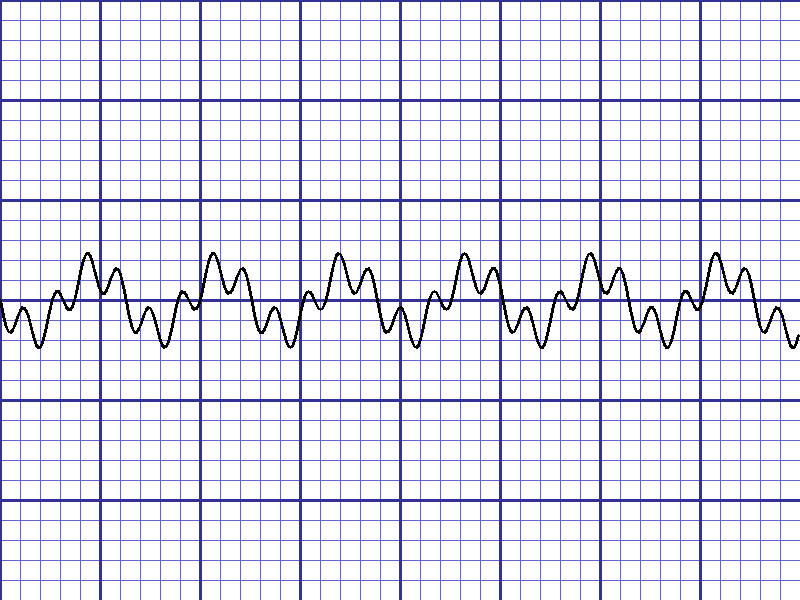
#> input picture functions_python/sample_ecg.png, 800 x 600 px
$ python -i preprocessor.py   (imports and definitions only)
#> lines starting #> are read from the running program, lines starting #| are printed output that depends on the picture; after the words box and inside, x2 and y2 are one past the last pixel; in counts of white or black regions, pixels touching at a corner belong together
#> further down, picture is the input picture: shape (600, 800, 3); mean B, G, R 241.6, 228.6, 228.6
"""
PreProcessor Module
Handles image loading, HSV masking, and noise reduction
"""

import numpy as np
import cv2
from typing import Dict, Tuple, Optional


class PreProcessor:
    """
    Pre-processing class for ECG images.
    Handles grayscale conversion, HSV masking, and noise reduction.
    """

    def __init__(self, blur_kernel_size: Tuple[int, int] = (3, 3),
                 blur_sigma: float = 0):
        """
        Initialize PreProcessor.

        Args:
            blur_kernel_size: Gaussian blur kernel size (default: (3, 3))
            blur_sigma: Gaussian blur sigma (0 = auto-calculate)
        """
        self.blur_kernel_size = blur_kernel_size
        self.blur_sigma = blur_sigma

    # [26 lines left out: functions load_image, load_from_array, not called in this run]

    def convert_to_grayscale(self, image: np.ndarray) -> np.ndarray:
        """
        Convert BGR image to grayscale.

        Args:
            image: BGR image

        Returns:
            Grayscale image
        """
        if len(image.shape) == 3:
            return cv2.cvtColor(image, cv2.COLOR_BGR2GRAY)
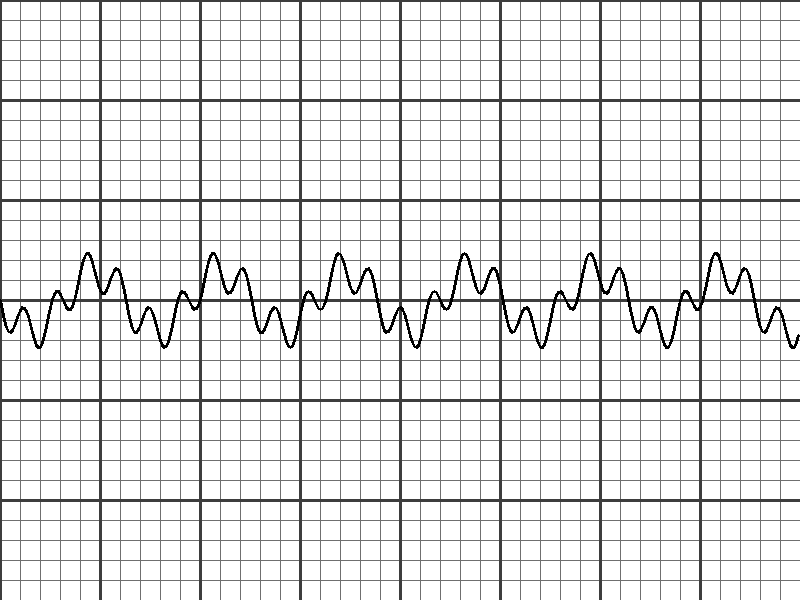
#> returned value: shape (600, 800); min 0, max 255, mean 230
        return image.copy()

    def apply_gaussian_blur(self, image: np.ndarray) -> np.ndarray:
        """
        Apply Gaussian blur for noise reduction.

        Args:
            image: Input image (grayscale or BGR)

        Returns:
            Blurred image
        """
        return cv2.GaussianBlur(image, self.blur_kernel_size, self.blur_sigma)
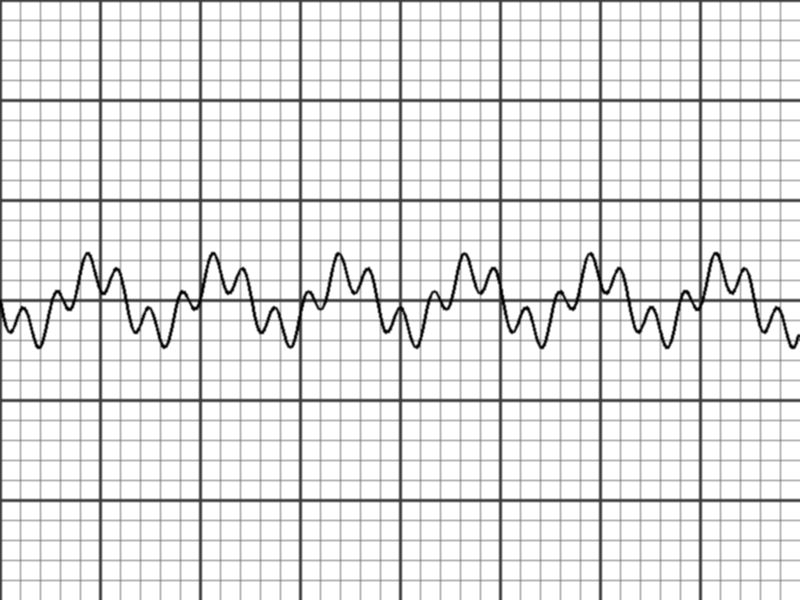
#> returned value: shape (600, 800); min 0, max 255, mean 230.1

    def isolate_hsv_mask(self, image: np.ndarray,
                         lower_hsv: Tuple[int, int, int] = None,
                         upper_hsv: Tuple[int, int, int] = None,
                         target: str = 'signal') -> Tuple[np.ndarray, np.ndarray]:
        """
        Isolate signal or grid using HSV color masking.

        Args:
            image: BGR image
            lower_hsv: Lower HSV bounds (default: auto-detect)
            upper_hsv: Upper HSV bounds (default: auto-detect)
            target: 'signal' (black/blue ECG trace) or 'grid' (red/pink grid)

        Returns:
            Tuple of (masked_image, mask)
        """
#> called with target = 'signal'
        hsv = cv2.cvtColor(image, cv2.COLOR_BGR2HSV)
#> hsv: shape (600, 800, 3); mean H, S, V 15.7, 19, 241.6

        if target == 'signal':
            # Isolate black/blue ECG signal (remove red/pink grid)
            if lower_hsv is None:
                # Black/dark blue range
                lower_hsv = np.array([0, 0, 0])
            if upper_hsv is None:
                # Dark colors (low value)
                upper_hsv = np.array([180, 255, 100])

            # Also exclude red/pink grid
            lower_red1 = np.array([0, 50, 50])
            upper_red1 = np.array([10, 255, 255])
            lower_red2 = np.array([170, 50, 50])
            upper_red2 = np.array([180, 255, 255])

            # Create mask for signal (not red)
            mask_signal = cv2.inRange(hsv, lower_hsv, upper_hsv)
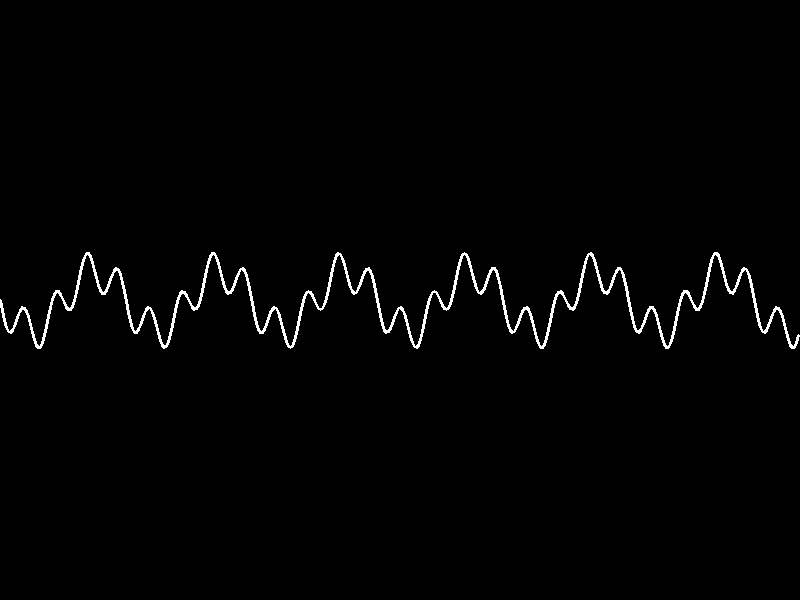
#> mask_signal: shape (600, 800); 1.3% white in thin lines or dots, all inside (x1, y1, x2, y2) = (0, 252, 800, 349)
            mask_red1 = cv2.inRange(hsv, lower_red1, upper_red1)
#> mask_red1: shape (600, 800); every value is 0
            mask_red2 = cv2.inRange(hsv, lower_red2, upper_red2)
            mask_red = cv2.bitwise_or(mask_red1, mask_red2)

            # Signal mask = dark colors AND not red
            mask = cv2.bitwise_and(mask_signal, cv2.bitwise_not(mask_red))

        else:  # target == 'grid'
            # Isolate red/pink grid
            if lower_hsv is None:
                lower_red1 = np.array([0, 50, 50])
                upper_red1 = np.array([10, 255, 255])
                lower_red2 = np.array([170, 50, 50])
                upper_red2 = np.array([180, 255, 255])
            else:
                lower_red1 = lower_hsv
                upper_red1 = upper_hsv
                lower_red2 = lower_hsv
                upper_red2 = upper_hsv

            mask1 = cv2.inRange(hsv, lower_red1, upper_red1)
            mask2 = cv2.inRange(hsv, lower_red2, upper_red2)
            mask = cv2.bitwise_or(mask1, mask2)

        # Apply mask to original image
        masked_image = cv2.bitwise_and(image, image, mask=mask)
#> masked_image: shape (600, 800, 3); every value is 0

        return masked_image, mask

    # [22 lines left out: function apply_adaptive_threshold, not called in this run]

    def preprocess(self, image: np.ndarray,
                  apply_hsv_mask: bool = True,
                  target: str = 'signal',
                  apply_adaptive_thresh: bool = False) -> Dict[str, np.ndarray]:
        """
        Complete preprocessing pipeline.

        Args:
            image: Input BGR image
            apply_hsv_mask: Whether to apply HSV color masking
            target: 'signal' or 'grid' for HSV masking
            apply_adaptive_thresh: Whether to apply adaptive thresholding

        Returns:
            Dictionary with processed images:
            - 'original': Original image
            - 'grayscale': Grayscale image
            - 'blurred': Blurred image
            - 'masked': HSV masked image (if applied)
            - 'mask': HSV mask (if applied)
            - 'thresholded': Adaptive threshold result (if applied)
            - 'final': Final processed image for edge detection
        """
        result = {
            'original': image.copy()
        }

        # Convert to grayscale
        gray = self.convert_to_grayscale(image)
        result['grayscale'] = gray

        # Apply Gaussian blur
        blurred = self.apply_gaussian_blur(gray)
        result['blurred'] = blurred

        # Apply HSV masking if requested
        if apply_hsv_mask and len(image.shape) == 3:
            masked, mask = self.isolate_hsv_mask(image, target=target)
            result['masked'] = masked
            result['mask'] = mask
            # Convert masked image to grayscale for edge detection
            if len(masked.shape) == 3:
                masked_gray = self.convert_to_grayscale(masked)
            else:
                masked_gray = masked
            # Apply blur to masked image
            blurred = self.apply_gaussian_blur(masked_gray)

        # Apply adaptive thresholding if requested
        if apply_adaptive_thresh:
            thresholded = self.apply_adaptive_threshold(blurred)
            result['thresholded'] = thresholded
            result['final'] = thresholded
        else:
            result['final'] = blurred

        return result

>>> import cv2
>>> picture = cv2.imread('../sample_ecg.png')
>>> result = PreProcessor().preprocess(picture)
#> result = 6 items
